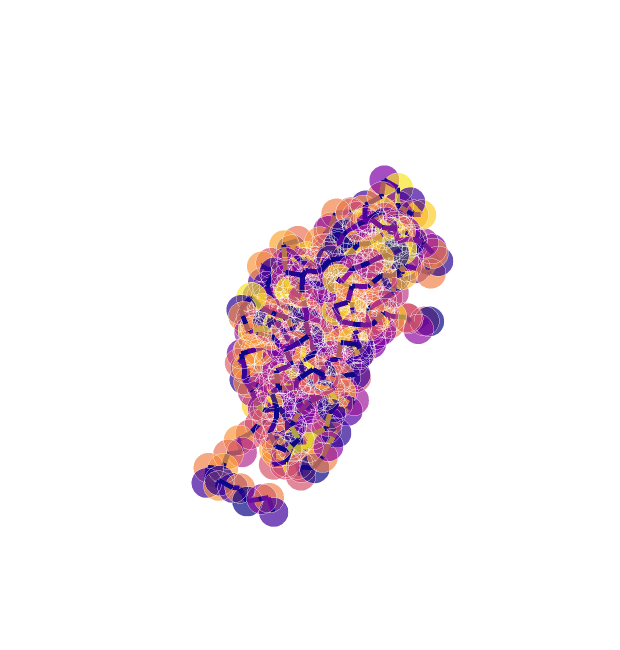

The code cell stored with this chart in its notebook:
### Code cell
from graphein.protein.visualisation import plotly_protein_structure_graph

plotly_protein_structure_graph(g, node_size_multiplier=0.5, colour_nodes_by="residue_name")

### Figure 1 — Plotly figure (JSON) as saved in the notebook; plotly's stock layout.template omitted (floating-point values rounded to 4 significant figures; data arrays with more than 128 entries replaced by an {"elided": "..."} marker saying what was removed)
{"data": [{"hoverinfo": "text+x+y+z", "marker": {"color": {"elided": "445x4 float values"}, "opacity": 0.7, "size": {"elided": "445 float values"}, "symbol": "circle"}, "mode": "markers", "text": {"elided": "445 str values"}, "type": "scatter3d", "x": {"elided": "445 float values"}, "y": {"elided": "445 float values"}, "z": {"elided": "445 float values"}}, {"hoverinfo": "text", "line": {"color": {"elided": "1332x4 float values"}, "width": 10}, "mode": "lines", "text": {"elided": "1332 str values"}, "type": "scatter3d", "x": {"elided": "1332 float values"}, "y": {"elided": "1332 float values"}, "z": {"elided": "1332 float values"}}], "layout": {"height": 650, "margin": {"t": 100}, "scene": {"xaxis": {"showbackground": false, "showgrid": false, "showline": false, "showticklabels": false, "title": {"text": ""}, "zeroline": false}, "yaxis": {"showbackground": false, "showgrid": false, "showline": false, "showticklabels": false, "title": {"text": ""}, "zeroline": false}, "zaxis": {"showbackground": false, "showgrid": false, "showline": false, "showticklabels": false, "title": {"text": ""}, "zeroline": false}}, "showlegend": false, "width": 620}}
